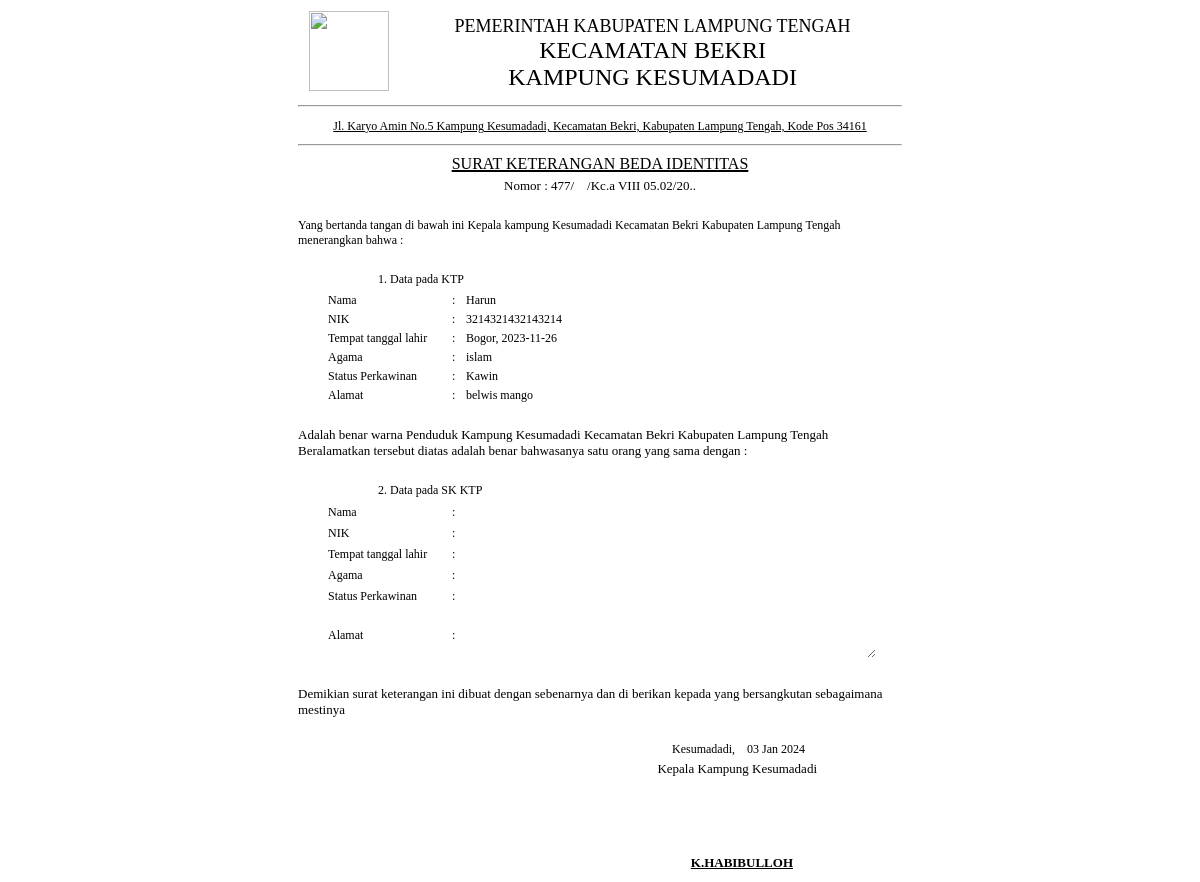
The page /surat_keterangan_beda_identitas.php?NIK=3214321432143214 (signed in) on the database its author committed.
### tables this page shows
CREATE TABLE `crud` (
  `ID` bigint(16) NOT NULL,
  `NIK` bigint(16) NOT NULL,
  `Nama` varchar(50) NOT NULL,
  `Tempat` varchar(50) NOT NULL,
  `Tanggal_Lahir` varchar(50) NOT NULL,
  `Jenis_Kelamin` varchar(50) NOT NULL,
  `Alamat` varchar(100) NOT NULL,
  `Agama` varchar(50) NOT NULL,
  `Status` varchar(50) NOT NULL,
  `Pekerjaan` varchar(50) NOT NULL,
  `Kewarganegaraan` varchar(50) NOT NULL
);

### surat_keterangan_beda_identitas.php (the view, shortened to what this page needs)
<?php
include "process.php";
if(isset($_GET['NIK'])) {
    $NIK = $_GET['NIK'];
    $NIK = mysqli_real_escape_string($conn, $NIK);
    $sql = "SELECT * FROM crud WHERE NIK='$NIK'";
    $hasil = mysqli_query($conn, $sql);
    $data = mysqli_fetch_assoc($hasil);
} else {
    echo "Parameter NIK tidak ditemukan.";
    exit();
}
$tanggal = date("d M Y");
?>
<!DOCTYPE html>
<head>
    <body onload="window.print()">
</head>
<body>
    <center>
        <table width="610" align="center">
            <tr>
                <td align="center"><img src="https://i.ibb.co/NjB0Rqb/Lambang-Kabupaten-Lampung-Tengah.png" width="80" height="80"></td>
                <td align="center">
                    <font size="4">PEMERINTAH KABUPATEN LAMPUNG TENGAH</font><br>
                    <font size="5">KECAMATAN BEKRI</font><br>
                    <font size="5">KAMPUNG KESUMADADI</font><br>
                </td>
            </tr>
            <tr>
                <td colspan="2" align="center"><hr></td>
            </tr>
        </table>
        <table width="610">
            <tr>
                <td class="alamat" align="center" style="text-decoration: underline 1px;">Jl. Karyo Amin No.5 Kampung Kesumadadi, Kecamatan Bekri, Kabupaten Lampung Tengah, Kode Pos 34161</td>
            </tr>
            <tr>
                <td colspan="1" align="center"><hr></td>
            </tr>
        </table>
        <table width="610" align="center">
            <tr>
                <font size="3" align="center" style="text-decoration: underline 2px;">SURAT KETERANGAN BEDA IDENTITAS</font><br>
            </tr>
            <tr>
                <td align="center">
                    <font size="2">Nomor : 477/&nbsp;&nbsp;&nbsp;&nbsp;/Kc.a VIII 05.02/20..</font>
                </td>
            </tr>
        </table>
        <br>
        <table width="610">
            <tr>
                <td class="pembukaan" style="font-size: 12px;">Yang bertanda tangan di bawah ini Kepala kampung Kesumadadi Kecamatan Bekri Kabupaten Lampung Tengah menerangkan bahwa :</td>
            </tr>
        </table>
        <br>
        <table width = "450">
            <tr>
                <td style="font-size: 12px;">1. Data pada KTP</td>
            </tr>
        </table>
        <table width="550">
            <tr>
                <td style="font-size: 12px;"width="120">Nama</td>
                <td width="10">:</td>
                <td style="font-size: 12px;"><?php echo $data['Nama']; ?></td>
            </tr>
            <tr>
                <td style="font-size: 12px;"width="120">NIK</td>
                <td width="10">:</td>
                <td style="font-size: 12px;"><?php echo $data['NIK']; ?></td>
            </tr>
            <tr>
                <td style="font-size: 12px;"width="120">Tempat tanggal lahir</td>
                <td width="10">:</td>
                <td style="font-size: 12px;"><?php echo $data['Tempat']; ?>, <?php echo $data['Tanggal_Lahir'];?></td>
            </tr>
            <tr>
                <td style="font-size: 12px;"width="120">Agama</td>
                <td width="10">:</td>
                <td style="font-size: 12px;"><?php echo $data['Agama']; ?></td>
            </tr>
            <tr>
                <td style="font-size: 12px;"width="120">Status Perkawinan</td>
                <td width="10">:</td>
                <td style="font-size: 12px;"><?php echo $data['Status']; ?></td>
            </tr>
            <tr>
                <td style="font-size: 12px;"width="120">Alamat</td>
                <td width="10">:</td>
                <td style="font-size: 12px;"><?php echo $data['Alamat']; ?></td>
            </tr>
        </table>
        <br>
        <table width="610">
            <tr>
                <td>
                    <font size="2">Adalah benar warna Penduduk Kampung Kesumadadi Kecamatan Bekri Kabupaten Lampung Tengah Beralamatkan tersebut diatas adalah benar bahwasanya satu orang yang sama dengan : </font>
                </td>
            </tr>
        </table>
        <br>
        <table width = "450">
            <tr>
                <td style="font-size: 12px;">2. Data pada SK KTP</td>
            </tr>
        </table>
        <table width="550">
        <tr>
                <td style="font-size: 12px;"width="120">Nama</td>
                <td width="10">:</td>
                <td style="font-size: 12px;"><input type="text" id="nama" name="nama"></td>
            </tr>
            <tr>
                <td style="font-size: 12px;"width="120">NIK</td>
                <td width="10">:</td>
                <td style="font-size: 12px;"><input type="text" id="nik" name="nik"></td>
            </tr>
            <tr>
                <td style="font-size: 12px;"width="120">Tempat tanggal lahir</td>
                <td width="10">:</td>
                <td style="font-size: 12px;"><input type="text" id="Tempat" name="Tempat"></td>
            </tr>
            <tr>
                <td style="font-size: 12px;"width="120">Agama</td>
                <td width="10">:</td>
                <td style="font-size: 12px;"><input type="text" id="Agama" name="Agama"></td>
            </tr>
            <tr>
                <td style="font-size: 12px;"width="120">Status Perkawinan</td>
                <td width="10">:</td>
                <td style="font-size: 12px;"><input type="text" id="Status" name="Status"></td>
            </tr>
            <tr>
                <td style="font-size: 12px;"width="120">Alamat</td>
                <td width="10">:</td>
                <td style="font-size: 12px;"><textarea id="tempat" name="tempat" rows="3"></textarea></td>
            </tr>
        </table>
        <br>
        <table width="610">
            <tr>
                <td>
                    <font size="2">Demikian surat keterangan ini dibuat dengan sebenarnya dan di berikan kepada yang bersangkutan sebagaimana mestinya</font>
                </td>
            </tr>
        </table>
        <br>
        <table width="610">
            <tr>
                <td align="right" class="surat" style="padding-right: 98px;">
                    <span style="font-size: 12px;">Kesumadadi,&nbsp;&nbsp;&nbsp;&nbsp;<?php echo $tanggal; ?> </span>
                </td>
            </tr>
            <tr>
                <td align="right" style="padding-right: 86px;">
                    <font size="2">Kepala Kampung Kesumadadi</font>
                </td>
            </tr>
        </table>
        <br>
        <br>
        <br>
        <br>
        <table width="630">
            <tr>
                <td align="right" style="padding-right: 120px;">
                    <font size="2"><b style="text-decoration: underline;">K.HABIBULLOH</b></font>
                </td>
            </tr>
        </table>
    </center>
</body>
</html>

### surat_keterangan_beda_identitas.php (style rules this page uses)
input, textarea { border: none; width: 100%; }
table tr td { font-size: 12px; }

### rows shown on the page
crud: Nama "Harun", NIK "3214321432143214", Tempat "Bogor", Tanggal_Lahir "2023-11-26", Agama "islam", Status "Kawin", Alamat "belwis mango"
